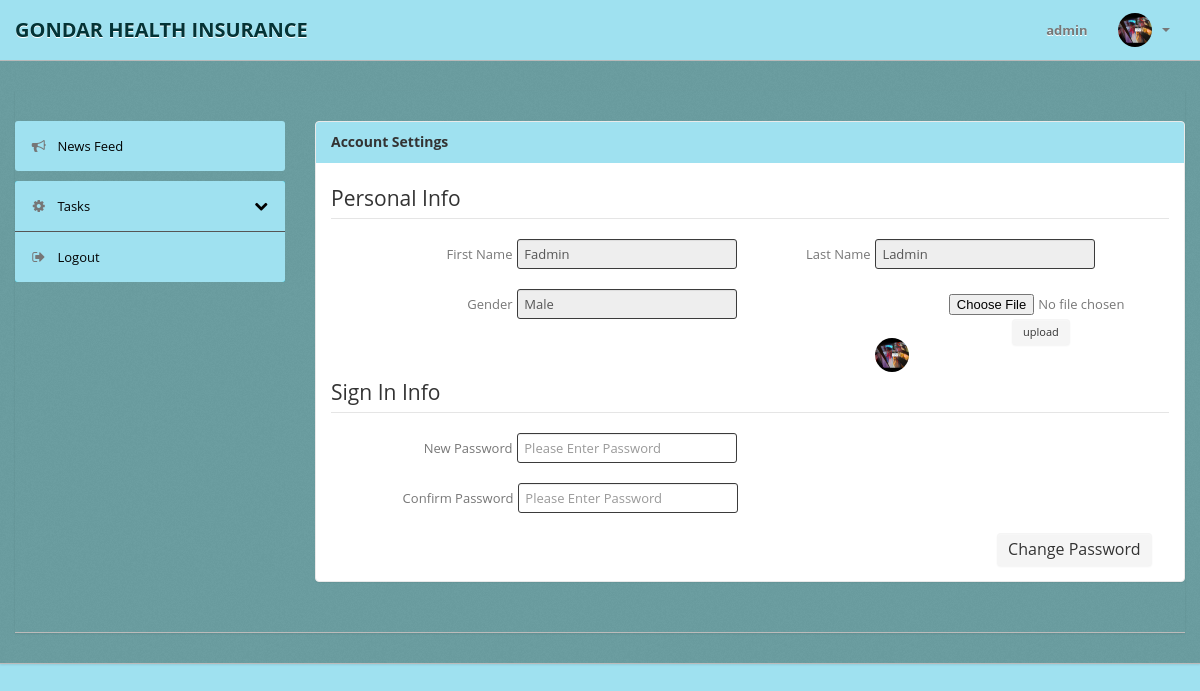
/admin/accountset.php (signed in), run on the app's committed database.
### tables this page shows
CREATE TABLE `Users` (
  `idUsers` int(11) NOT NULL,
  `Username` varchar(45) NOT NULL,
  `Fname` varchar(45) DEFAULT NULL,
  `Lname` varchar(45) DEFAULT NULL,
  `Address` varchar(500) DEFAULT NULL,
  `Phone` int(20) DEFAULT NULL,
  `Email` varchar(45) DEFAULT NULL,
  `Role` varchar(45) NOT NULL,
  `Sex` varchar(45) DEFAULT NULL,
  `pic` varchar(50) DEFAULT 'user.png',
  `Pass` varchar(500) NOT NULL
);

### Backend/Backend.php (called while the page is built, shortened)
<?php
class Backend
{
    function fetch($conn, $table, $attr, $col)
    {
        if (is_string($attr)) {
            $attr = "'" . $attr . "'";
        }
        $query = mysqli_query($conn, "SELECT * FROM $table WHERE $col = " . $attr . ";") or die(mysqli_error($conn));
        $row = mysqli_fetch_assoc($query);
        if ($row == null) {
            return null;
        } else {
            return $row;
        }
    }
}

### admin/accountset.php (the view, shortened to what this page needs)
<?php include 'navbar.php';
?>
<div class="wrapper">
    <div class="container">
        <?php include 'sidebar.php'; ?>
        <div class="span9">
            <div class="content">
                <div class="module">
                    <div class="module-head">
                        <h3>Account Settings</h3>
                    </div>
                    <div class="module-body">
                        <fieldset class="row-fluid form-horizontal row-fluid">
                            <legend>Personal Info</legend>
                            <div class=" span5">
                                <label class="control-label" for="First Name">First Name</label>
                                <div class="controls">
                                    <input type="text" readonly required value="<?php echo $retVal = (isset($result['Fname'])) ? $result['Fname'] : null; ?>" id="FirstName" name="fname" placeholder="Please Enter First Name">
                                </div>
                            </div>
                            <div class="span5">
                                <label class="control-label" for="Last Name">Last Name</label>
                                <div class="controls">
                                    <input type="text" id="Last Name" value="<?php echo $retVal = (isset($result['Lname'])) ? $result['Lname'] : null; ?>" readonly required name="lname" placeholder="Please Enter Last Name">
                                </div>
                            </div>
                            <div class="span5">
                                <label class="control-label" for="Last Name">Gender</label>
                                <div class="controls">
                                    <input type="text" id="Gender" readonly value="<?php echo $retVal = (isset($result['Sex'])) ? $result['Sex'] : null; ?>" required name="sex" placeholder="Gender">
                                </div>
                            </div>
                            <div class="span5">
                                <div class="controls">
                                    <form id="imgs" action="<?php echo $_SERVER['PHP_SELF']; ?>" onsubmit="return false">
                                        <input class="offset5" type="file" name="img" id="">
                                        <button type="submit" class="offset9 btn btn-mini" onclick="upload()">upload</button>
                                    </form>
                                    <img src="../uploads/<?php echo $retVal = (isset($result['pic'])) ? $result['pic'] : null; ?>" class="nav-avatar" />
                                </div>
                            </div>
                        </fieldset>
                        <form class="form-horizontal row-fluid" action="<?php echo $_SERVER['PHP_SELF']; ?>" method="post">
                            <fieldset class="row-fluid">
                                <legend>Sign In Info</legend>
                                <div class="row span10">
                                    <div class="span1">
                                        <label class="control-label" for="NewPassword">New Password</label>
                                        <div class="controls">
                                            <input type="password" id="NewPassword" required placeholder="Please Enter Password">
                                        </div>
                                        <div class="span">
                                            <label class="control-label" for="Password">Confirm Password</label>
                                            <div class="controls">
                                                <input type="password" id="Password" onkeyup="validate()" name="pass" required placeholder="Please Enter Password">
                                            </div>
                                        </div>
                                    </div>
                                </div>
                                <button type="submit" name="changepass" id="pass" class="offset9 btn btn-large">Change Password</button>
                            </fieldset>
                        </form>
                    </div>
                </div>
            </div>
        </div>
    </div>
</div>
</div>
<?php include 'footers.php'; ?>

### admin/navbar.php (shortened to what this page needs)
<?php require_once 'headers.php';
require '../Backend/Backend.php';
$obj = new Backend;
$conn = $obj->connection();
$result = $obj->fetch($conn, 'Users', $_SESSION['id'], 'idUsers');
?>
<div class="navbar navbar-fixed-top">
    <div class="navbar-inner">
        <div class="container">
                <a class="brand" href="index.php">GONDAR HEALTH INSURANCE </a>
            <div class="nav-collapse collapse navbar-inverse-collapse">
                <ul class="nav pull-right">
                    <li><a><?php echo $retVal = (isset($result['Username'])) ? $result['Username'] : null; ?> </a></li>
                    <li class="nav-user dropdown"><a href="#" class="dropdown-toggle" data-toggle="dropdown">
                            <img src="../uploads/<?php echo $retVal = (isset($result['pic'])) ? $result['pic'] : null; ?>"  class="nav-avatar" />
                            <b class="caret"></b></a>
                    </li>
                </ul>
            </div>
        </div>
    </div>
</div>

### assets/css/style.css (style rules this page uses)
@media (min-width: 980px) { .nav-collapse.collapse { height: auto !important; overflow: visible !important; } }
@media (min-width: 1200px) { .row { margin-left: -30px; *zoom: 1; } }
@media (min-width: 1200px) { .row:before, .row:after { display: table; line-height: 0; content: ""; } }
@media (min-width: 1200px) { .row:after { clear: both; } }
@media (min-width: 1200px) { [class*="span"] { float: left; min-height: 1px; margin-left: 30px; } }
@media (min-width: 1200px) { .container, .navbar-static-top .container, .navbar-fixed-top .container, .navbar-fixed-bottom .container { width: 1170px; } }
@media (min-width: 1200px) { .span10 { width: 970px; } }
@media (min-width: 1200px) { .span9 { width: 870px; } }
@media (min-width: 1200px) { .span5 { width: 470px; } }
@media (min-width: 1200px) { .span1 { width: 70px; } }
@media (min-width: 1200px) { .offset9 { margin-left: 930px; } }
@media (min-width: 1200px) { .offset5 { margin-left: 530px; } }
@media (min-width: 1200px) { .row-fluid { width: 100%; *zoom: 1; } }
@media (min-width: 1200px) { .row-fluid:before, .row-fluid:after { display: table; line-height: 0; content: ""; } }
@media (min-width: 1200px) { .row-fluid:after { clear: both; } }
@media (min-width: 1200px) { .row-fluid [class*="span"] { display: block; float: left; width: 100%; min-height: 30px; margin-left: 2.564102564102564%; *margin-left: 2.5109110747408616%; -webkit-box-sizing: border-box; -moz-box-sizing: border-box; box-sizing: border-box; } }
@media (min-width: 1200px) { .row-fluid [class*="span"]:first-child { margin-left: 0; } }
@media (min-width: 1200px) { .row-fluid .span10 { width: 82.90598290598291%; *width: 82.8527914166212%; } }
@media (min-width: 1200px) { .row-fluid .span5 { width: 40.17094017094017%; *width: 40.11774868157847%; } }
@media (min-width: 1200px) { .row-fluid .span1 { width: 5.982905982905983%; *width: 5.929714493544281%; } }
@media (min-width: 1200px) { .row-fluid .offset9 { margin-left: 79.48717948717949%; *margin-left: 79.38079650845607%; } }
@media (min-width: 1200px) { .row-fluid .offset5 { margin-left: 45.299145299145295%; *margin-left: 45.1927623204219%; } }
@media (min-width: 1200px) { .row-fluid .offset5:first-child { margin-left: 42.73504273504273%; *margin-left: 42.62865975631933%; } }

### assets/css/style2.css (style rules this page uses)
input, textarea, .uneditable-input { margin-left: 0; }

### assets/css/style3.css (style rules this page uses)
input, textarea, .uneditable-input { margin-left: 0; }

### data on the page
users: Username "admin", pic (picture), fname "Fadmin", lname "Ladmin", sex "Male"
